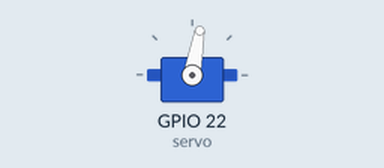
Simulated run of this program. Board: ESP32. Shown: servo.

Above: at 0.05 s.
At 1.15 s:
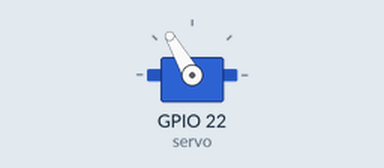
Timing chart, 0 to 3.7 s (numbered marks = the images above):
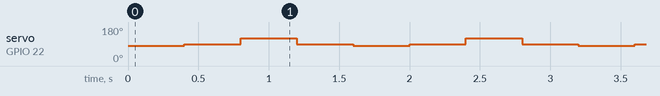

The program:

main.cpp
```cpp
#include <Arduino.h>
#include <ESP32Servo.h>

Servo servo;

void setup()
{
  // 初始化舵机
  servo.attach(22);
}
int delay_time = 400;
void loop()
{

  // 将舵机向右转（down）
  servo.write(80);
  delay(delay_time);
  servo.write(90);
  delay(delay_time);

  // 将舵机向左转(up)
  servo.write(120);
  delay(delay_time);
  servo.write(90);
  delay(delay_time);

  // // rotate clockwise full-speed
  // servo.writeMicroseconds(200);
  // delay(1000);

  // // rotation stopped
  // servo.writeMicroseconds(1500);
  // delay(1000);

  // // rotate clockwise full-speed
  // servo.writeMicroseconds(1300);
  // delay(1000);

  // // rotation stopped
  // servo.writeMicroseconds(1500);
  // delay(1000);
}
```

Measured:
- by itself, servo on GPIO 22 (servo): repeats every 1.6 s: 120° 0.40 s, 90° 0.40 s, 80° 0.40 s, 90° 0.40 s
